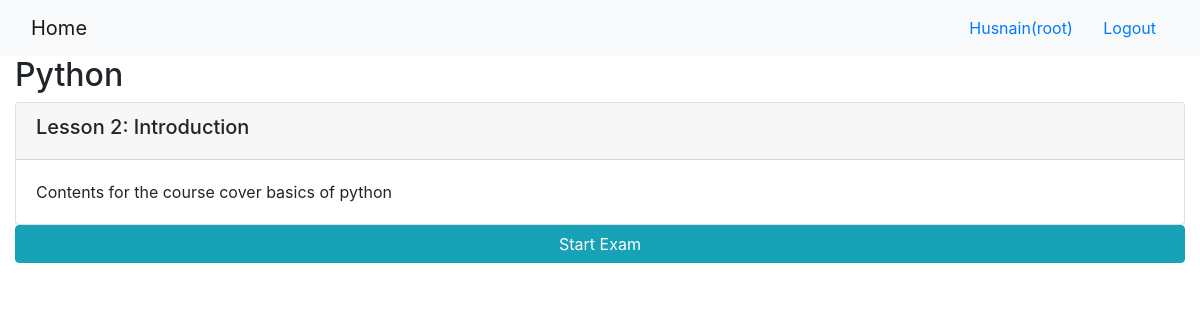
The app's page /onlinecourse/2/ (signed in) with its own data.
### onlinecourse/models.py (models this page shows, shortened)
class Course(models.Model):
    name = models.CharField(null=False, max_length=30, default='online course')
    image = models.ImageField(upload_to='course_images/')
    description = models.CharField(max_length=1000)
    pub_date = models.DateField(null=True)
    instructors = models.ManyToManyField(Instructor)
    users = models.ManyToManyField(settings.AUTH_USER_MODEL, through='Enrollment')
    total_enrollment = models.IntegerField(default=0)
    is_enrolled = False

class Lesson(models.Model):
    title = models.CharField(max_length=200, default="title")
    order = models.IntegerField(default=0)
    course = models.ForeignKey(Course, on_delete=models.CASCADE)
    content = models.TextField()

### onlinecourse/views.py (the view)
# urls.py: path('<int:pk>/', views.CourseDetailView.as_view(), name='course_details'),
class CourseDetailView(generic.DetailView):
    model = Course
    template_name = 'onlinecourse/course_detail_bootstrap.html'

### onlinecourse/templates/onlinecourse/course_detail_bootstrap.html (shortened to what this page needs)
<!DOCTYPE html>
<html lang="en">
<head>
     {% load static %}
    <link rel="stylesheet" href="https://maxcdn.bootstrapcdn.com/bootstrap/4.5.2/css/bootstrap.min.css">
</head>
<body>
    <nav class="navbar navbar-light bg-light">
        <div class="container-fluid">
            <div class="navbar-header">
                  <a class="navbar-brand" href="{% url 'onlinecourse:index' %}">Home</a>
            </div>
            <ul class="nav navbar-nav navbar-right">
                {% if user.is_authenticated %}
                <li>
                    <a class="btn btn-link" href="#">{{ user.first_name }}({{ user.username }})</a>
                    <a class="btn btn-link" href="{% url 'onlinecourse:logout' %}">Logout</a>
                </li>
                {% endif %}
            </ul>
        </div>
    </nav>
    <div class="container-fluid">
            <h2>{{ course.name }}</h2>
            <div class="card-columns-vertical">
                {% for lesson in course.lesson_set.all %}
                    <div class="card mt-1">
                        <div class="card-header"><h5>Lesson {{lesson.order|add:1}}: {{lesson.title}}</h5></div>
                        <div class="card-body">{{lesson.content}}</div>
                    </div>
                {% endfor %}
            </div>
            {% if user.is_authenticated %}
            <button type="button" class="btn btn-info btn-block" data-toggle="collapse" data-target="#exam">Start Exam</button>
            {% endif %}
    </div>
</body>
</html>

### records on screen
Course: name "Python"
Lesson: order|add "2", title "Introduction", content "Contents for the course cover basics of python"

### other values on screen
{{ user.first_name }} "Husnain"
{{ user.username }} "root"
